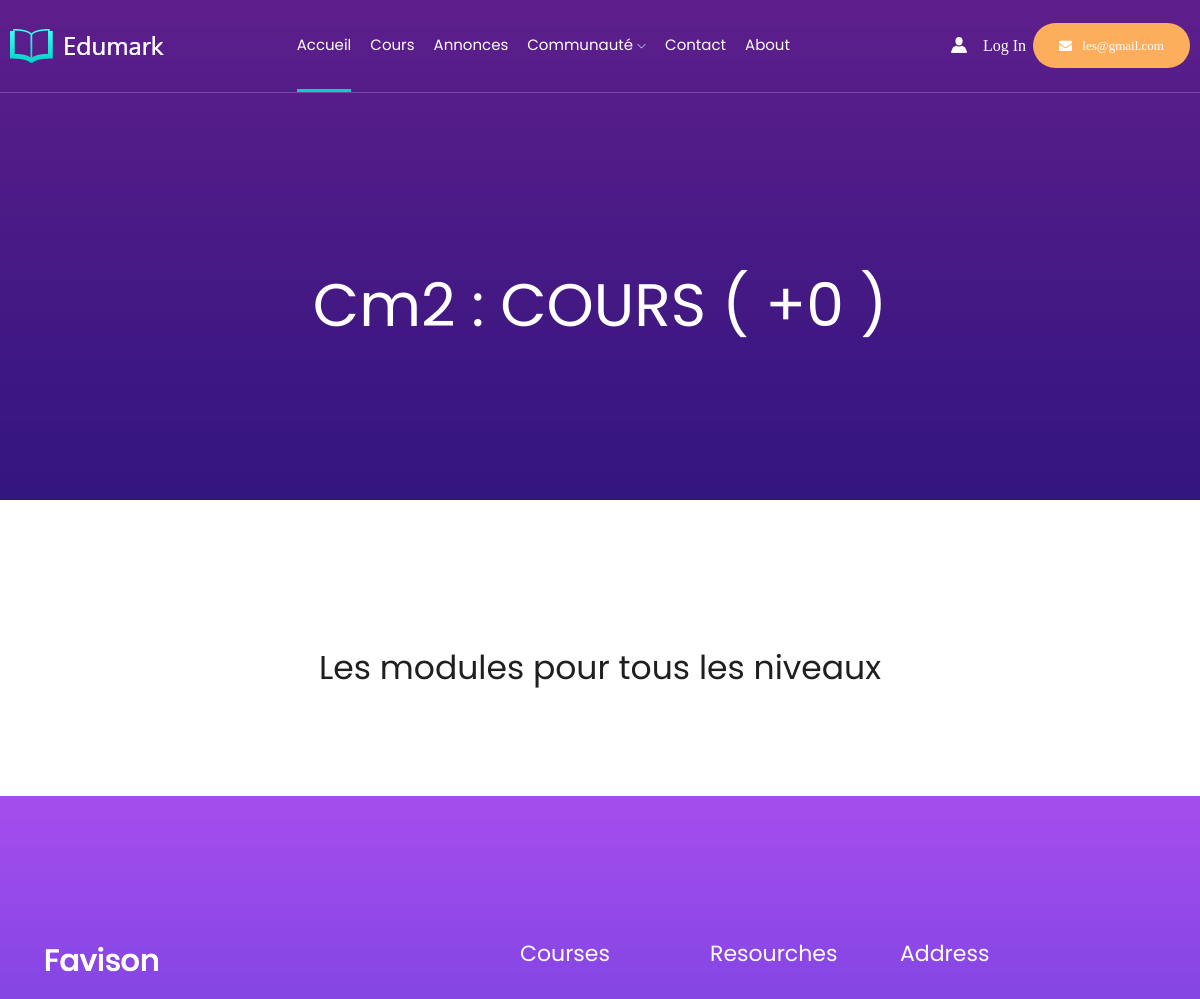
Before: /cours/Cm2/yyyyyyyyyyyyyyy (upper part) with the older database file.
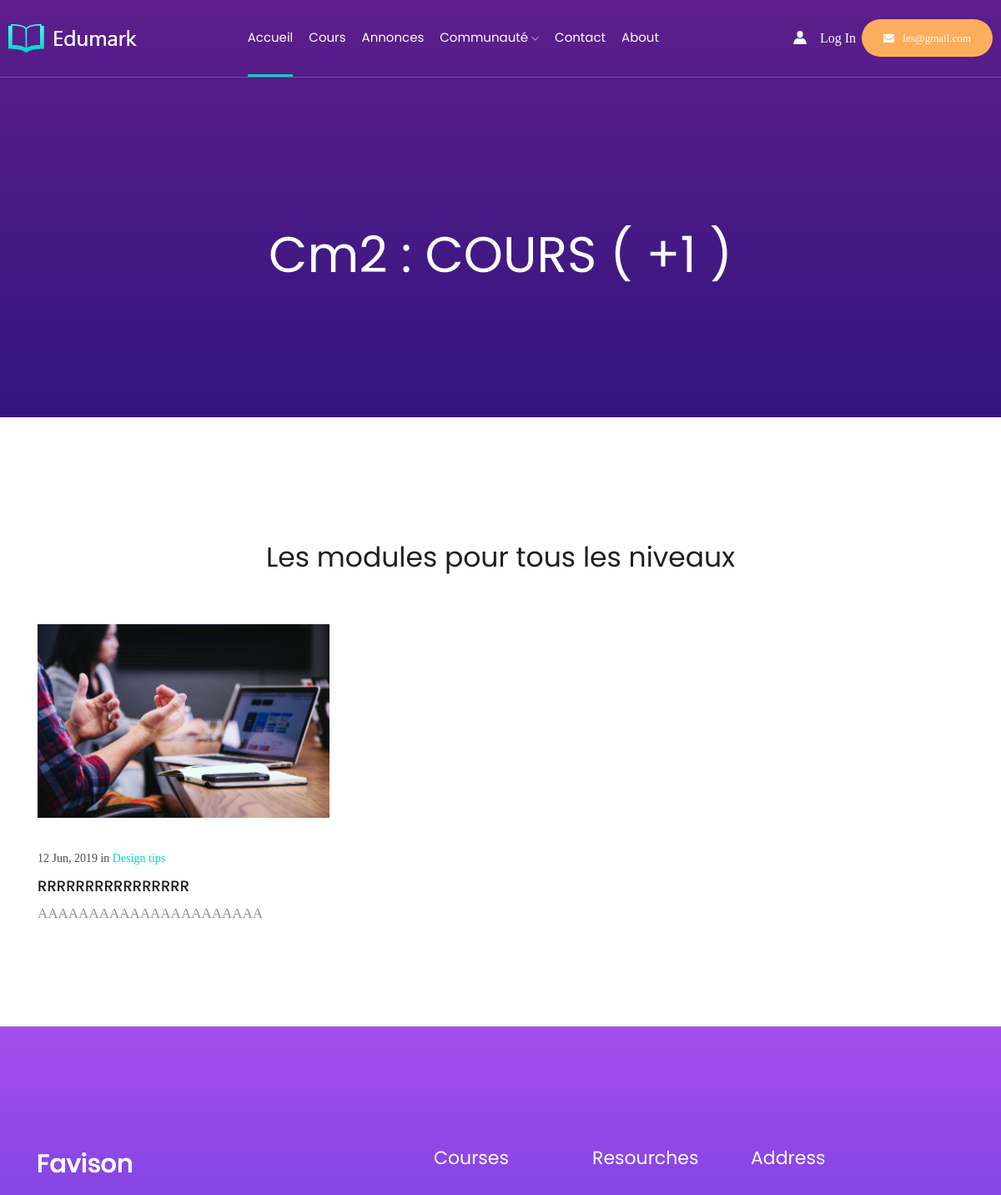
After: the same page with the newer database file.
### Membre/models.py (models this page shows)
class Cours(models.Model):
    titre = models.CharField(max_length=50)
    description = models.TextField()
    categorie = models.CharField(max_length=50)
    niveau = models.CharField(max_length=50)

### Cours/views.py (the view)
# urls.py: path('<slug:niveau>/<str:categorie>',views.Cours_liste, name = "Cours_liste" ),
def Cours_liste(request, niveau, categorie):
    niveau = niveau
    categorie = categorie
    cours = Cours.objects.filter(Q(niveau = niveau), Q(categorie = categorie))
    som = cours.count()
    paginator = Paginator(cours, 12)
    page = request.GET.get('page', 1)
    try:
            cours = paginator.page(page)
    except PageNotAnInteger:
            cours = paginator.page(1)
    except EmptyPage:
            cours = paginator.page(paginator.num_pages)
    return render(request, "Cours/cours_liste.html", locals())

### Templates/Cours/cours_liste.html (shortened to what this page needs)
{% extends "Layouts/base.html" %}
{% block content %}
{% load static %}
 <div class="bradcam_area breadcam_bg overlay2 mb-5">
    <h3>Cm2 : COURS ( +{{som}} )</h3>
</div>
<div class="our_latest_blog" style="margin-top: -100px;">
  <div class="container">
      <div class="row">
          <div class="col-xl-12">
              <div class="section_title text-center mb-100">
                  <h3>Les modules pour tous les niveaux</h3>
              </div>
          </div>
      </div>
      <div class="row">
          {% for i in cours %}
              <div class="col-xl-4 col-md-4">
                  <div class="single_latest_blog">
                      <div class="thumb">
                        <a href ="{% url 'Cours_details' i.niveau i.categorie i.titre %}">  <img src="{% static 'img/latest_blog/1.png' %}" alt=""></a>
                      </div>
                      <div class="content_blog">
                        <div class="date">
                            <p>12 Jun, 2019 in <a href="#">Design tips</a></p>
                        </div>
                        <div class="blog_meta">
                            <h3><a href="{% url 'Cours_details' i.niveau i.categorie i.titre %}">{{i.titre}}</a></h3>
                        </div>
                        <p class="blog_text">
                            {{i.description}}
                        </p>
                     </div>
                  </div>
              </div>
          {% endfor %}
      </div>
  </div>
{% endblock content %}

Changed rows visible on the page:
now on this page (row edited): Cours: titre "RRRRRRRRRRRRRRRR", description "AAAAAAAAAAAAAAAAAAAAAA"
Other visible differences:
{{ som }}: "0" → "1"
